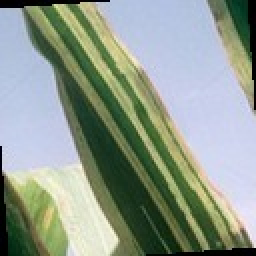
#> input picture data/evaluation_inputs/4a9bdadcd6604578a9a6c9d6e5dc80ed_aug_tambah_005_bulai_005.jpg, 128 x 128 px (shown 2 times larger)
$ python -i image_features.py   (imports and definitions only)   (older library calls are emulated)
#> lines starting #> are read from the running program, lines starting #| are printed output that depends on the picture
from __future__ import annotations

from pathlib import Path
from typing import Dict, Tuple

import cv2
import numpy as np
from time import perf_counter
from skimage.feature import local_binary_pattern
from skimage.measure import shannon_entropy


IMAGE_SIZE: Tuple[int, int] = (224, 224)
LBP_POINTS = 24
LBP_RADIUS = 3
LBP_BINS = LBP_POINTS + 2
HIST_BINS = 16


def read_image(image_path: str | Path) -> np.ndarray:
    image = cv2.imread(str(image_path), cv2.IMREAD_COLOR)
#> image is the input picture: shape (128, 128, 3); mean B, G, R 142.5, 155.1, 143.5
    if image is None:
        raise ValueError(f"Gambar tidak dapat dibaca: {image_path}")
    return cv2.cvtColor(image, cv2.COLOR_BGR2RGB)


def resize_image(image: np.ndarray) -> np.ndarray:
    return cv2.resize(image, IMAGE_SIZE, interpolation=cv2.INTER_AREA)
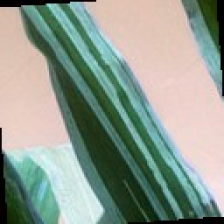
#> returned value: shape (224, 224, 3); mean of channels 0, 1, 2 143.6, 155.2, 142.6; drawn as B, G, R


def normalize_image(image: np.ndarray) -> np.ndarray:
    return image.astype(np.float32) / 255.0
#> in extract_features, `hsv = cv2.cvtColor(normalized, cv2.COLOR_RGB2HSV)`: hsv: shape (224, 224, 3) float32; mean H, S, V 140.8, 0.3, 0.6


def _channel_stats(image: np.ndarray, labels: tuple[str, ...] | None = None) -> tuple[list[float], list[str]]:
    values: list[float] = []
    names: list[str] = []
    if labels is None:
        labels = ("R", "G", "B") if image.shape[2] == 3 else tuple(f"C{i+1}" for i in range(image.shape[2]))
    for i, label in enumerate(labels):
        channel = image[..., i].astype(np.float32)
        stats = {
            "mean": float(channel.mean()),
            "std": float(channel.std()),
            "min": float(channel.min()),
            "max": float(channel.max()),
        }
        for stat_name, value in stats.items():
            names.append(f"{label}_{stat_name}")
            values.append(value)
    return values, names


def _histograms(
    image: np.ndarray,
    channel_ranges: tuple[tuple[float, float], ...],
) -> tuple[list[float], list[str]]:
    values: list[float] = []
    names: list[str] = []
    labels = ("R", "G", "B") if image.shape[2] == 3 else tuple(f"C{i+1}" for i in range(image.shape[2]))
    for i, label in enumerate(labels):
        hist, _ = np.histogram(
            image[..., i], bins=HIST_BINS, range=channel_ranges[i]
        )
        hist = hist.astype(np.float32)
        hist /= max(hist.sum(), 1.0)
        for bin_index, value in enumerate(hist.tolist(), start=1):
            names.append(f"{label}_bin_{bin_index:02d}")
            values.append(float(value))
    return values, names


def _lbp_features(gray: np.ndarray) -> tuple[np.ndarray, list[float], list[str]]:
    lbp = local_binary_pattern(
        gray,
        P=LBP_POINTS,
        R=LBP_RADIUS,
        method="uniform",
    )
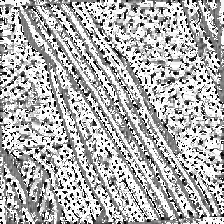
#> lbp: shape (224, 224) float64; min 0, max 25, mean 17.4; drawn with min black and max white
    hist, _ = np.histogram(
        lbp.ravel(), bins=np.arange(0, LBP_BINS + 1), range=(0, LBP_BINS)
    )
#> hist = 26 values, max 19217 at index 25, min 540 at index 18, mean 1929.8
    hist = hist.astype(np.float32)
    hist /= max(hist.sum(), 1.0)
#> hist = 26 values, max 0.383 at index 25, min 0.0108 at index 18, mean 0.0385
    names = [f"LBP_bin_{i:02d}" for i in range(1, LBP_BINS + 1)]
    return lbp, hist.tolist(), names


def extract_features(image_path: str | Path) -> tuple[np.ndarray, dict]:
    total_start = perf_counter()
    timings: dict[str, float] = {}

    t0 = perf_counter()
    original = read_image(image_path)
    timings["original"] = perf_counter() - t0

    t0 = perf_counter()
    resized = resize_image(original)
    timings["resize"] = perf_counter() - t0

    t0 = perf_counter()
    normalized = normalize_image(resized)
    timings["normalisasi"] = perf_counter() - t0

    t0 = perf_counter()
    hsv = cv2.cvtColor(normalized, cv2.COLOR_RGB2HSV)
    timings["hsv"] = perf_counter() - t0

    t0 = perf_counter()
    gray = cv2.cvtColor(normalized, cv2.COLOR_RGB2GRAY)
    timings["grayscale"] = perf_counter() - t0

    t0 = perf_counter()
    gray_u8 = np.clip(gray * 255.0, 0, 255).astype(np.uint8)
    lbp_image, lbp_hist, lbp_names = _lbp_features(gray_u8)
#> lbp_hist has the same summary as hist in _lbp_features; lbp_names = 26 items, first 6: 'LBP_bin_01', 'LBP_bin_02', 'LBP_bin_03', 'LBP_bin_04', 'LBP_bin_05', 'LBP_bin_06'
    timings["lbp"] = perf_counter() - t0

    t0 = perf_counter()
    sobel_x = cv2.Sobel(gray_u8, cv2.CV_32F, 1, 0, ksize=3)
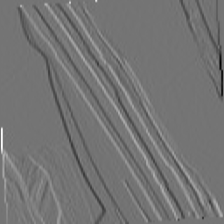
#> sobel_x: shape (224, 224) float32; min -716, max 851, mean 0.4; drawn with min black and max white
    sobel_y = cv2.Sobel(gray_u8, cv2.CV_32F, 0, 1, ksize=3)
    sobel_magnitude = cv2.magnitude(sobel_x, sobel_y)
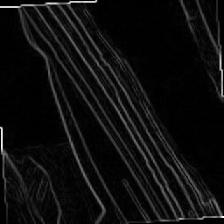
#> sobel_magnitude: shape (224, 224) float32; min 0, max 886, mean 51.7; drawn with min black and max white
    timings["sobel"] = perf_counter() - t0

    t0 = perf_counter()
    laplacian = cv2.Laplacian(gray_u8, cv2.CV_32F)
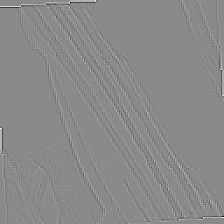
#> laplacian: shape (224, 224) float32; min -320, max 270, mean 0.1; drawn with min black and max white
    timings["laplacian"] = perf_counter() - t0

    features: list[float] = []
    feature_names: list[str] = []
    feature_groups: dict[str, dict] = {}

    def add_group(prefix: str, values: list[float], names: list[str] | None = None) -> None:
        if names is None:
            names = [f"{prefix}_{i+1:03d}" for i in range(len(values))]
        if len(values) != len(names):
            raise ValueError(f"Jumlah nama fitur dan nilai tidak sama untuk {prefix}")
        start = len(features)
        features.extend(values)
        feature_names.extend(names)
        feature_groups[prefix] = {
            "count": len(values),
            "start_index": start,
            "end_index": len(features) - 1,
            "names": names,
            "values": [float(v) for v in values],
        }

    t0 = perf_counter()
    rgb_values, rgb_names = _channel_stats(normalized)
#> the loop in _channel_stats, `for i, label in enumerate(labels):` made 3 passes
#> stats on passes 1 to 3: {'mean': 0.563, 'std': 0.273, 'min': 0, 'max': 0.988}, {'mean': 0.609, 'std': 0.248, 'min': 0, 'max': 0.98}, {'mean': 0.559, 'std': 0.323, 'min': 0, 'max': 0.996}
#> after the loop in _channel_stats, `for i, label in enumerate(labels):`: names = ['R_mean', 'R_std', 'R_min', 'R_max', 'G_mean', 'G_std', 'G_min', 'G_max', 'B_mean', 'B_std', 'B_min', 'B_max']; values = [0.563, 0.273, 0, 0.988, 0.609, 0.248, 0, 0.98, 0.559, 0.323, 0, 0.996]
#> rgb_values has the same summary as values in _channel_stats; rgb_names has the same summary as names in _channel_stats
    add_group("rgb", rgb_values, [f"rgb_{n}" for n in rgb_names])
    timings["rgb"] = perf_counter() - t0

    t0 = perf_counter()
    # OpenCV float HSV: H berada pada 0..360, S dan V pada 0..1.
    hsv_values, hsv_names = _channel_stats(hsv, ("H", "S", "V"))
#> the loop in _channel_stats (call 2), `for i, label in enumerate(labels):` made 3 passes
#> stats on passes 1 to 3: {'mean': 140.8, 'std': 73.64, 'min': 0, 'max': 357.5}, {'mean': 0.294, 'std': 0.197, 'min': 0, 'max': 1}, {'mean': 0.649, 'std': 0.28, 'min': 0, 'max': 0.996}
#> pass 1, in _channel_stats (call 2), `channel = image[..., i].astype(np.float32)`:
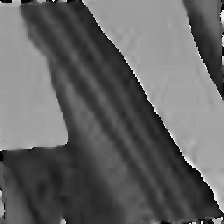
#> channel: shape (224, 224) float32; min 0, max 357.5, mean 140.8; drawn with min black and max white
#> pass 3, in _channel_stats (call 2), `channel = image[..., i].astype(np.float32)`:
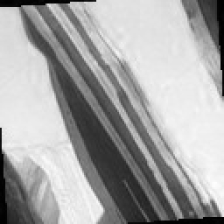
#> channel: shape (224, 224) float32; min 0, max 0.996, mean 0.649
#> after the loop in _channel_stats (call 2), `for i, label in enumerate(labels):`: names = ['H_mean', 'H_std', 'H_min', 'H_max', 'S_mean', 'S_std', 'S_min', 'S_max', 'V_mean', 'V_std', 'V_min', 'V_max']; values = [140.8, 73.64, 0, 357.5, 0.294, 0.197, 0, 1, 0.649, 0.28, 0, 0.996]
#> hsv_values has the same summary as values in _channel_stats; hsv_names has the same summary as names in _channel_stats
    add_group("hsv", hsv_values, [f"hsv_{n}" for n in hsv_names])
    timings["hsv_stats"] = perf_counter() - t0

    t0 = perf_counter()
    rgb_hist, rgb_hist_names = _histograms(normalized, ((0, 1), (0, 1), (0, 1)))
#> after the loop in _histograms, `for i, label in enumerate(labels):`: names = 48 items, first 6: 'R_bin_01', 'R_bin_02', 'R_bin_03', 'R_bin_04', 'R_bin_05', 'R_bin_06'; values = 48 values, max 0.27 at index 28, min 0.000917 at index 17, mean 0.0625
#> rgb_hist has the same summary as values in _histograms; rgb_hist_names has the same summary as names in _histograms
    hsv_hist, hsv_hist_names = _histograms(hsv, ((0, 360), (0, 1), (0, 1)))
#> hsv_hist = 48 values, max 0.315 at index 46, min 0.0014 at index 33, mean 0.0625; hsv_hist_names has the same summary as names in _histograms
    gray_hist, gray_hist_names = _histograms(gray[..., None], ((0, 1),))
#> gray_hist = [0.0298, 0.00783, 0.0698, 0.0532, 0.0485, 0.0487, 0.0594, 0.0395, 0.0337, 0.0411, 0.0482, 0.0726, 0.235, 0.15, 0.06, 0.00295]; gray_hist_names = ['C1_bin_01', 'C1_bin_02', 'C1_bin_03', 'C1_bin_04', 'C1_bin_05', 'C1_bin_06', 'C1_bin_07', 'C1_bin_08', 'C1_bin_09', 'C1_bin_10', 'C1_bin_11', 'C1_bin_12', 'C1_bin_13', 'C1_bin_14', 'C1_bin_15', 'C1_bin_16']
    add_group("rgb_hist", rgb_hist, [f"rgb_hist_{n}" for n in rgb_hist_names])
    add_group("hsv_hist", hsv_hist, [f"hsv_hist_{n}" for n in hsv_hist_names])
    add_group("gray_hist", gray_hist, [f"gray_hist_{n}" for n in gray_hist_names])
    timings["histogram"] = perf_counter() - t0

    t0 = perf_counter()
    # LBP histogram sekarang benar-benar dimasukkan ke feature vector.
    add_group("lbp", lbp_hist, [f"lbp_{n}" for n in lbp_names])
    timings["lbp_feature"] = perf_counter() - t0

    t0 = perf_counter()
    gray_entropy = float(shannon_entropy(gray_u8))
#> gray_entropy = 7.44
    add_group("entropy", [gray_entropy], ["entropy"])
    timings["entropy"] = perf_counter() - t0

    t0 = perf_counter()
    sobel_values = [
        float(np.mean(np.abs(sobel_x))),
        float(np.std(sobel_x)),
        float(np.mean(np.abs(sobel_y))),
        float(np.std(sobel_y)),
        float(np.mean(sobel_magnitude)),
        float(np.std(sobel_magnitude)),
        float(np.max(sobel_magnitude)),
    ]
#> sobel_values = [40.11, 77.59, 26.27, 58.11, 51.66, 82.03, 886]
    sobel_names = [
        "sobel_x_mean_abs", "sobel_x_std", "sobel_y_mean_abs", "sobel_y_std",
        "sobel_magnitude_mean", "sobel_magnitude_std", "sobel_magnitude_max",
    ]
    add_group("sobel", sobel_values, sobel_names)

    laplacian_values = [
        float(np.mean(np.abs(laplacian))),
        float(np.std(laplacian)),
        float(np.max(np.abs(laplacian))),
    ]
#> laplacian_values = [9.86, 19.58, 320]
    laplacian_names = ["laplacian_mean_abs", "laplacian_std", "laplacian_max_abs"]
    add_group("laplacian", laplacian_values, laplacian_names)
    timings["feature_vector"] = perf_counter() - t0

    timings["rgb"] = max(timings["rgb"], 0.0)
    timings["hsv"] = max(timings["hsv"], timings.pop("hsv_stats"))
    timings["lbp"] = timings["lbp"] + timings.pop("lbp_feature")
    timings["total"] = perf_counter() - total_start

    metadata: Dict = {
        "original": original,
        "resized": resized,
        "normalized": normalized,
        "rgb": normalized,
        "hsv": hsv,
        "grayscale": gray,
        "lbp": lbp_image,
        "lbp_hist": lbp_hist,
        "sobel_x": sobel_x,
        "sobel_y": sobel_y,
        "sobel_magnitude": sobel_magnitude,
        "laplacian": laplacian,
        "entropy": gray_entropy,
        "feature_names": feature_names,
        "feature_vector": features,
        "feature_groups": feature_groups,
        "timings": timings,
    }

    return np.asarray(features, dtype=np.float32), metadata

>>> result = extract_features('../../data/evaluation_inputs/4a9bdadcd6604578a9a6c9d6e5dc80ed_aug_tambah_005_bulai_005.jpg')
